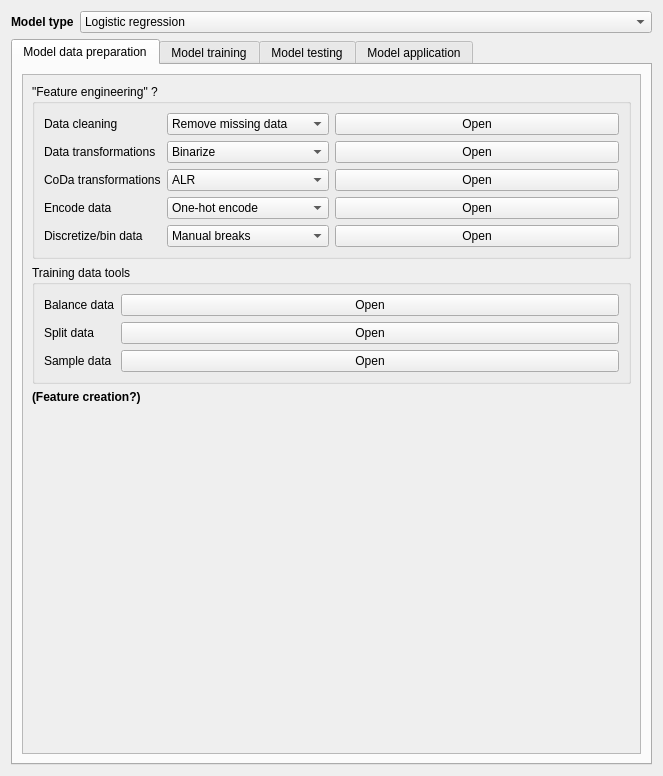
<?xml version="1.0" encoding="UTF-8"?>
<ui version="4.0">
 <class>Form</class>
 <widget class="QWidget" name="Form">
  <property name="geometry">
   <rect>
    <x>0</x>
    <y>0</y>
    <width>663</width>
    <height>776</height>
   </rect>
  </property>
  <property name="windowTitle">
   <string>Form</string>
  </property>
  <layout class="QVBoxLayout" name="verticalLayout_3">
   <item>
    <layout class="QHBoxLayout" name="model_selection_layout">
     <item>
      <widget class="QLabel" name="label">
       <property name="sizePolicy">
        <sizepolicy hsizetype="Maximum" vsizetype="Preferred">
         <horstretch>0</horstretch>
         <verstretch>0</verstretch>
        </sizepolicy>
       </property>
       <property name="font">
        <font>
         <weight>75</weight>
         <bold>true</bold>
        </font>
       </property>
       <property name="text">
        <string>Model type</string>
       </property>
      </widget>
     </item>
     <item>
      <widget class="QComboBox" name="model_selection">
       <item>
        <property name="text">
         <string>Logistic regression</string>
        </property>
       </item>
       <item>
        <property name="text">
         <string>Random forests - classifier</string>
        </property>
       </item>
       <item>
        <property name="text">
         <string>Random forests - regressor</string>
        </property>
       </item>
       <item>
        <property name="text">
         <string>Gradient boosting - classifier</string>
        </property>
       </item>
       <item>
        <property name="text">
         <string>Gradient boosting - regressor</string>
        </property>
       </item>
      </widget>
     </item>
    </layout>
   </item>
   <item>
    <widget class="QTabWidget" name="tabWidget">
     <property name="currentIndex">
      <number>0</number>
     </property>
     <widget class="QWidget" name="data_preparation_tab">
      <attribute name="title">
       <string>Model data preparation</string>
      </attribute>
      <layout class="QVBoxLayout" name="verticalLayout_16">
       <item>
        <widget class="QScrollArea" name="scrollArea_3">
         <property name="widgetResizable">
          <bool>true</bool>
         </property>
         <widget class="QWidget" name="scrollAreaWidgetContents_3">
          <property name="geometry">
           <rect>
            <x>0</x>
            <y>0</y>
            <width>621</width>
            <height>674</height>
           </rect>
          </property>
          <layout class="QVBoxLayout" name="verticalLayout_11">
           <item>
            <widget class="QGroupBox" name="groupBox">
             <property name="title">
              <string>&quot;Feature engineering&quot; ?</string>
             </property>
             <layout class="QVBoxLayout" name="verticalLayout_9">
              <item>
               <layout class="QHBoxLayout" name="horizontalLayout_2">
                <item>
                 <layout class="QFormLayout" name="formLayout">
                  <item row="1" column="0">
                   <widget class="QLabel" name="data_transformations_label">
                    <property name="text">
                     <string>Data transformations</string>
                    </property>
                   </widget>
                  </item>
                  <item row="1" column="1">
                   <widget class="QComboBox" name="binarize_mode">
                    <item>
                     <property name="text">
                      <string>Binarize</string>
                     </property>
                    </item>
                    <item>
                     <property name="text">
                      <string>Clip</string>
                     </property>
                    </item>
                    <item>
                     <property name="text">
                      <string>Normalize</string>
                     </property>
                    </item>
                    <item>
                     <property name="text">
                      <string>Z-score normalize</string>
                     </property>
                    </item>
                    <item>
                     <property name="text">
                      <string>Min-max scale</string>
                     </property>
                    </item>
                    <item>
                     <property name="text">
                      <string>Winsorize</string>
                     </property>
                    </item>
                    <item>
                     <property name="text">
                      <string>Sigmoid transform</string>
                     </property>
                    </item>
                    <item>
                     <property name="text">
                      <string>Logarithmic transform</string>
                     </property>
                    </item>
                   </widget>
                  </item>
                  <item row="2" column="0">
                   <widget class="QLabel" name="coda_transformations_label">
                    <property name="text">
                     <string>CoDa transformations</string>
                    </property>
                   </widget>
                  </item>
                  <item row="2" column="1">
                   <widget class="QComboBox" name="coda_mode">
                    <item>
                     <property name="text">
                      <string>ALR</string>
                     </property>
                    </item>
                    <item>
                     <property name="text">
                      <string>Inverse ALR</string>
                     </property>
                    </item>
                    <item>
                     <property name="text">
                      <string>CLR</string>
                     </property>
                    </item>
                    <item>
                     <property name="text">
                      <string>Inverse CLR</string>
                     </property>
                    </item>
                    <item>
                     <property name="text">
                      <string>Single ILR</string>
                     </property>
                    </item>
                    <item>
                     <property name="text">
                      <string>Pairwise logratio</string>
                     </property>
                    </item>
                    <item>
                     <property name="text">
                      <string>Single PLR</string>
                     </property>
                    </item>
                    <item>
                     <property name="text">
                      <string>PLR</string>
                     </property>
                    </item>
                   </widget>
                  </item>
                  <item row="3" column="0">
                   <widget class="QLabel" name="encode_data_label">
                    <property name="text">
                     <string>Encode data</string>
                    </property>
                   </widget>
                  </item>
                  <item row="3" column="1">
                   <widget class="QComboBox" name="encode_mode">
                    <item>
                     <property name="text">
                      <string>One-hot encode</string>
                     </property>
                    </item>
                    <item>
                     <property name="text">
                      <string>Encode labels</string>
                     </property>
                    </item>
                   </widget>
                  </item>
                  <item row="0" column="0">
                   <widget class="QLabel" name="data_cleaning_label">
                    <property name="text">
                     <string>Data cleaning</string>
                    </property>
                   </widget>
                  </item>
                  <item row="0" column="1">
                   <widget class="QComboBox" name="data_cleaning_mode">
                    <item>
                     <property name="text">
                      <string>Remove missing data</string>
                     </property>
                    </item>
                    <item>
                     <property name="text">
                      <string>Impute missing data</string>
                     </property>
                    </item>
                    <item>
                     <property name="text">
                      <string>Harmonize nodata</string>
                     </property>
                    </item>
                   </widget>
                  </item>
                  <item row="4" column="0">
                   <widget class="QLabel" name="discretize_label">
                    <property name="text">
                     <string>Discretize/bin data</string>
                    </property>
                   </widget>
                  </item>
                  <item row="4" column="1">
                   <widget class="QComboBox" name="discretize_mode">
                    <item>
                     <property name="text">
                      <string>Manual breaks</string>
                     </property>
                    </item>
                    <item>
                     <property name="text">
                      <string>Defined intervals</string>
                     </property>
                    </item>
                    <item>
                     <property name="text">
                      <string>Equal intervals</string>
                     </property>
                    </item>
                    <item>
                     <property name="text">
                      <string>Quantiles</string>
                     </property>
                    </item>
                    <item>
                     <property name="text">
                      <string>Natural breaks</string>
                     </property>
                    </item>
                    <item>
                     <property name="text">
                      <string>Geometric intervals</string>
                     </property>
                    </item>
                    <item>
                     <property name="text">
                      <string>Standard deviation</string>
                     </property>
                    </item>
                   </widget>
                  </item>
                 </layout>
                </item>
                <item>
                 <layout class="QVBoxLayout" name="verticalLayout_4">
                  <item>
                   <widget class="QPushButton" name="data_cleaning_btn">
                    <property name="text">
                     <string>Open</string>
                    </property>
                   </widget>
                  </item>
                  <item>
                   <widget class="QPushButton" name="data_transformations_btn">
                    <property name="text">
                     <string>Open</string>
                    </property>
                   </widget>
                  </item>
                  <item>
                   <widget class="QPushButton" name="coda_transformations_btn">
                    <property name="text">
                     <string>Open</string>
                    </property>
                   </widget>
                  </item>
                  <item>
                   <widget class="QPushButton" name="encode_data_btn">
                    <property name="text">
                     <string>Open</string>
                    </property>
                   </widget>
                  </item>
                  <item>
                   <widget class="QPushButton" name="discretize_data_btn">
                    <property name="text">
                     <string>Open</string>
                    </property>
                   </widget>
                  </item>
                 </layout>
                </item>
               </layout>
              </item>
             </layout>
            </widget>
           </item>
           <item>
            <widget class="QGroupBox" name="groupBox_2">
             <property name="title">
              <string>Training data tools</string>
             </property>
             <layout class="QVBoxLayout" name="verticalLayout_10">
              <item>
               <layout class="QFormLayout" name="formLayout_2">
                <item row="0" column="0">
                 <widget class="QLabel" name="label_5">
                  <property name="text">
                   <string>Balance data</string>
                  </property>
                 </widget>
                </item>
                <item row="0" column="1">
                 <widget class="QPushButton" name="balance_data_btn">
                  <property name="text">
                   <string>Open</string>
                  </property>
                 </widget>
                </item>
                <item row="1" column="0">
                 <widget class="QLabel" name="label_6">
                  <property name="text">
                   <string>Split data</string>
                  </property>
                 </widget>
                </item>
                <item row="1" column="1">
                 <widget class="QPushButton" name="split_data_btn">
                  <property name="text">
                   <string>Open</string>
                  </property>
                 </widget>
                </item>
                <item row="2" column="0">
                 <widget class="QLabel" name="label_7">
                  <property name="text">
                   <string>Sample data</string>
                  </property>
                 </widget>
                </item>
                <item row="2" column="1">
                 <widget class="QPushButton" name="sample_data_btn">
                  <property name="text">
                   <string>Open</string>
                  </property>
                 </widget>
                </item>
               </layout>
              </item>
             </layout>
            </widget>
           </item>
           <item>
            <widget class="QLabel" name="feature_creation_label">
             <property name="font">
              <font>
               <weight>75</weight>
               <bold>true</bold>
              </font>
             </property>
             <property name="text">
              <string>(Feature creation?)</string>
             </property>
            </widget>
           </item>
           <item>
            <spacer name="verticalSpacer">
             <property name="orientation">
              <enum>Qt::Vertical</enum>
             </property>
             <property name="sizeHint" stdset="0">
              <size>
               <width>20</width>
               <height>288</height>
              </size>
             </property>
            </spacer>
           </item>
          </layout>
         </widget>
        </widget>
       </item>
      </layout>
     </widget>
     <widget class="QWidget" name="training_tab">
      <attribute name="title">
       <string>Model training</string>
      </attribute>
      <layout class="QVBoxLayout" name="verticalLayout">
       <item>
        <widget class="QScrollArea" name="scrollArea">
         <property name="widgetResizable">
          <bool>true</bool>
         </property>
         <widget class="QWidget" name="scrollAreaWidgetContents">
          <property name="geometry">
           <rect>
            <x>0</x>
            <y>0</y>
            <width>607</width>
            <height>690</height>
           </rect>
          </property>
          <layout class="QVBoxLayout" name="verticalLayout_2">
           <item>
            <layout class="QHBoxLayout" name="model_name_layout">
             <item>
              <widget class="QLabel" name="model_name_label">
               <property name="text">
                <string>Model name</string>
               </property>
              </widget>
             </item>
             <item>
              <widget class="QLineEdit" name="model_name_input"/>
             </item>
            </layout>
           </item>
           <item>
            <widget class="QStackedWidget" name="model_parameters_container">
             <property name="sizePolicy">
              <sizepolicy hsizetype="Preferred" vsizetype="Expanding">
               <horstretch>0</horstretch>
               <verstretch>0</verstretch>
              </sizepolicy>
             </property>
             <property name="minimumSize">
              <size>
               <width>0</width>
               <height>300</height>
              </size>
             </property>
             <property name="currentIndex">
              <number>-1</number>
             </property>
            </widget>
           </item>
           <item>
            <layout class="QHBoxLayout" name="reset_start_layout">
             <item>
              <widget class="QPushButton" name="reset_btn">
               <property name="text">
                <string>Reset</string>
               </property>
              </widget>
             </item>
             <item>
              <spacer name="horizontalSpacer">
               <property name="orientation">
                <enum>Qt::Horizontal</enum>
               </property>
               <property name="sizeHint" stdset="0">
                <size>
                 <width>40</width>
                 <height>20</height>
                </size>
               </property>
              </spacer>
             </item>
             <item>
              <widget class="QPushButton" name="start_training_btn">
               <property name="text">
                <string>Start training</string>
               </property>
              </widget>
             </item>
            </layout>
           </item>
           <item>
            <widget class="QTabWidget" name="model_output_tab">
             <property name="minimumSize">
              <size>
               <width>0</width>
               <height>300</height>
              </size>
             </property>
             <property name="currentIndex">
              <number>0</number>
             </property>
             <widget class="QWidget" name="log_tab">
              <attribute name="title">
               <string>Training log</string>
              </attribute>
              <layout class="QVBoxLayout" name="verticalLayout_17">
               <item>
                <layout class="QVBoxLayout" name="verticalLayout_18">
                 <item>
                  <widget class="QTextEdit" name="training_log">
                   <property name="autoFormatting">
                    <set>QTextEdit::AutoNone</set>
                   </property>
                   <property name="readOnly">
                    <bool>true</bool>
                   </property>
                   <property name="html">
                    <string>&lt;!DOCTYPE HTML PUBLIC &quot;-//W3C//DTD HTML 4.0//EN&quot; &quot;http://www.w3.org/TR/REC-html40/strict.dtd&quot;&gt;
&lt;html&gt;&lt;head&gt;&lt;meta name=&quot;qrichtext&quot; content=&quot;1&quot; /&gt;&lt;style type=&quot;text/css&quot;&gt;
p, li { white-space: pre-wrap; }
&lt;/style&gt;&lt;/head&gt;&lt;body style=&quot; font-family:'Ubuntu'; font-size:11pt; font-weight:400; font-style:normal;&quot;&gt;
&lt;p style=&quot;-qt-paragraph-type:empty; margin-top:0px; margin-bottom:0px; margin-left:0px; margin-right:0px; -qt-block-indent:0; text-indent:0px;&quot;&gt;&lt;br /&gt;&lt;/p&gt;&lt;/body&gt;&lt;/html&gt;</string>
                   </property>
                  </widget>
                 </item>
                 <item>
                  <layout class="QHBoxLayout" name="progress_layout">
                   <item>
                    <widget class="QLabel" name="training_progress_label">
                     <property name="text">
                      <string>Progress</string>
                     </property>
                    </widget>
                   </item>
                   <item>
                    <widget class="QProgressBar" name="training_progress_bar">
                     <property name="value">
                      <number>0</number>
                     </property>
                    </widget>
                   </item>
                  </layout>
                 </item>
                </layout>
               </item>
              </layout>
             </widget>
             <widget class="QWidget" name="results_tab">
              <attribute name="title">
               <string>Training score</string>
              </attribute>
              <layout class="QVBoxLayout" name="verticalLayout_19">
               <item>
                <widget class="QTableWidget" name="results_table">
                 <property name="alternatingRowColors">
                  <bool>true</bool>
                 </property>
                </widget>
               </item>
              </layout>
             </widget>
            </widget>
           </item>
          </layout>
         </widget>
        </widget>
       </item>
      </layout>
     </widget>
     <widget class="QWidget" name="testing_tab">
      <attribute name="title">
       <string>Model testing</string>
      </attribute>
      <layout class="QVBoxLayout" name="verticalLayout_6">
       <item>
        <widget class="QScrollArea" name="testing_tab_scroll_area">
         <property name="widgetResizable">
          <bool>true</bool>
         </property>
         <widget class="QWidget" name="scrollAreaWidgetContents_4">
          <property name="geometry">
           <rect>
            <x>0</x>
            <y>0</y>
            <width>621</width>
            <height>674</height>
           </rect>
          </property>
          <layout class="QVBoxLayout" name="verticalLayout_8">
           <item>
            <layout class="QFormLayout" name="test_model_info_layout">
             <item row="1" column="0">
              <widget class="QLabel" name="test_run_name_label">
               <property name="text">
                <string>Test run name</string>
               </property>
              </widget>
             </item>
             <item row="1" column="1">
              <widget class="QLineEdit" name="test_model_run_name_input"/>
             </item>
             <item row="0" column="0">
              <widget class="QLabel" name="test_model_selection_label">
               <property name="text">
                <string>Model</string>
               </property>
              </widget>
             </item>
             <item row="0" column="1">
              <widget class="QComboBox" name="test_model_selection"/>
             </item>
            </layout>
           </item>
           <item>
            <widget class="QGroupBox" name="testing_evidence_data_groupbox">
             <property name="sizePolicy">
              <sizepolicy hsizetype="Preferred" vsizetype="Maximum">
               <horstretch>0</horstretch>
               <verstretch>0</verstretch>
              </sizepolicy>
             </property>
             <property name="title">
              <string>Evidence data</string>
             </property>
             <layout class="QVBoxLayout" name="verticalLayout_13">
              <item>
               <layout class="QVBoxLayout" name="testing_evidence_data_layout"/>
              </item>
             </layout>
            </widget>
           </item>
           <item>
            <widget class="QGroupBox" name="testing_label_data_groupbox">
             <property name="sizePolicy">
              <sizepolicy hsizetype="Preferred" vsizetype="Maximum">
               <horstretch>0</horstretch>
               <verstretch>0</verstretch>
              </sizepolicy>
             </property>
             <property name="title">
              <string>Labels</string>
             </property>
             <layout class="QVBoxLayout" name="verticalLayout_12">
              <item>
               <widget class="QgsMapLayerComboBox" name="testing_label_data"/>
              </item>
             </layout>
            </widget>
           </item>
           <item>
            <widget class="QGroupBox" name="metrics_groupbox">
             <property name="title">
              <string>Metrics</string>
             </property>
             <layout class="QVBoxLayout" name="verticalLayout_7">
              <item>
               <widget class="QStackedWidget" name="metrics_stacked_widget">
                <property name="currentIndex">
                 <number>1</number>
                </property>
                <widget class="QWidget" name="classification_metrics_page">
                 <layout class="QVBoxLayout" name="verticalLayout_5">
                  <item>
                   <widget class="QCheckBox" name="accuracy_checkbox">
                    <property name="text">
                     <string>Accuracy</string>
                    </property>
                   </widget>
                  </item>
                  <item>
                   <widget class="QCheckBox" name="precision_checkbox">
                    <property name="text">
                     <string>Precision</string>
                    </property>
                   </widget>
                  </item>
                  <item>
                   <widget class="QCheckBox" name="recall_checkbox">
                    <property name="text">
                     <string>Recall</string>
                    </property>
                   </widget>
                  </item>
                  <item>
                   <widget class="QCheckBox" name="f1_checkbox">
                    <property name="text">
                     <string>F1</string>
                    </property>
                   </widget>
                  </item>
                  <item>
                   <widget class="QCheckBox" name="auc_checkbox">
                    <property name="text">
                     <string>AUC</string>
                    </property>
                   </widget>
                  </item>
                 </layout>
                </widget>
                <widget class="QWidget" name="regression_metrics_page">
                 <layout class="QVBoxLayout" name="verticalLayout_22">
                  <item>
                   <widget class="QCheckBox" name="mse_checkbox">
                    <property name="text">
                     <string>MSE</string>
                    </property>
                   </widget>
                  </item>
                  <item>
                   <widget class="QCheckBox" name="rmse_checkbox">
                    <property name="text">
                     <string>RMSE</string>
                    </property>
                   </widget>
                  </item>
                  <item>
                   <widget class="QCheckBox" name="mae_checkbox">
                    <property name="text">
                     <string>MAE</string>
                    </property>
                   </widget>
                  </item>
                  <item>
                   <widget class="QCheckBox" name="r2_checkbox">
                    <property name="text">
                     <string>R2</string>
                    </property>
                   </widget>
                  </item>
                 </layout>
                </widget>
               </widget>
              </item>
             </layout>
            </widget>
           </item>
           <item>
            <spacer name="verticalSpacer_5">
             <property name="orientation">
              <enum>Qt::Vertical</enum>
             </property>
             <property name="sizeHint" stdset="0">
              <size>
               <width>20</width>
               <height>40</height>
              </size>
             </property>
            </spacer>
           </item>
           <item>
            <layout class="QHBoxLayout" name="reset_run_layout">
             <item>
              <widget class="QPushButton" name="reset_btn_3">
               <property name="text">
                <string>Reset</string>
               </property>
              </widget>
             </item>
             <item>
              <spacer name="horizontalSpacer_3">
               <property name="orientation">
                <enum>Qt::Horizontal</enum>
               </property>
               <property name="sizeHint" stdset="0">
                <size>
                 <width>40</width>
                 <height>20</height>
                </size>
               </property>
              </spacer>
             </item>
             <item>
              <widget class="QPushButton" name="start_training_btn_3">
               <property name="text">
                <string>Run</string>
               </property>
              </widget>
             </item>
            </layout>
           </item>
           <item>
            <layout class="QHBoxLayout" name="horizontalLayout_12">
             <item>
              <widget class="QLabel" name="label_17">
               <property name="text">
                <string>Progress</string>
               </property>
              </widget>
             </item>
             <item>
              <widget class="QProgressBar" name="training_progress_bar_3">
               <property name="value">
                <number>0</number>
               </property>
              </widget>
             </item>
            </layout>
           </item>
          </layout>
         </widget>
        </widget>
       </item>
      </layout>
     </widget>
     <widget class="QWidget" name="application_tab">
      <attribute name="title">
       <string>Model application</string>
      </attribute>
      <layout class="QVBoxLayout" name="verticalLayout_15">
       <item>
        <widget class="QScrollArea" name="scrollArea_2">
         <property name="widgetResizable">
          <bool>true</bool>
         </property>
         <widget class="QWidget" name="scrollAreaWidgetContents_2">
          <property name="geometry">
           <rect>
            <x>0</x>
            <y>0</y>
            <width>621</width>
            <height>674</height>
           </rect>
          </property>
          <layout class="QVBoxLayout" name="verticalLayout_20">
           <item>
            <layout class="QFormLayout" name="model_application_info_layout">
             <item row="1" column="0">
              <widget class="QLabel" name="application_run_name_label">
               <property name="text">
                <string>Application run name</string>
               </property>
              </widget>
             </item>
             <item row="1" column="1">
              <widget class="QLineEdit" name="application_run_name_input"/>
             </item>
             <item row="0" column="0">
              <widget class="QLabel" name="application_model_selection_label">
               <property name="text">
                <string>Model</string>
               </property>
              </widget>
             </item>
             <item row="0" column="1">
              <widget class="QComboBox" name="application_model_selection"/>
             </item>
            </layout>
           </item>
           <item>
            <widget class="QGroupBox" name="application_evidence_data_groupbox">
             <property name="sizePolicy">
              <sizepolicy hsizetype="Preferred" vsizetype="Maximum">
               <horstretch>0</horstretch>
               <verstretch>0</verstretch>
              </sizepolicy>
             </property>
             <property name="title">
              <string>Evidence data</string>
             </property>
             <layout class="QVBoxLayout" name="verticalLayout_14">
              <item>
               <layout class="QVBoxLayout" name="application_evidence_data_layout"/>
              </item>
             </layout>
            </widget>
           </item>
           <item>
            <spacer name="verticalSpacer_3">
             <property name="orientation">
              <enum>Qt::Vertical</enum>
             </property>
             <property name="sizeHint" stdset="0">
              <size>
               <width>20</width>
               <height>40</height>
              </size>
             </property>
            </spacer>
           </item>
           <item>
            <layout class="QHBoxLayout" name="horizontalLayout_3">
             <item>
              <widget class="QPushButton" name="reset_btn_2">
               <property name="text">
                <string>Reset</string>
               </property>
              </widget>
             </item>
             <item>
              <spacer name="horizontalSpacer_2">
               <property name="orientation">
                <enum>Qt::Horizontal</enum>
               </property>
               <property name="sizeHint" stdset="0">
                <size>
                 <width>40</width>
                 <height>20</height>
                </size>
               </property>
              </spacer>
             </item>
             <item>
              <widget class="QPushButton" name="start_training_btn_2">
               <property name="text">
                <string>Run</string>
               </property>
              </widget>
             </item>
            </layout>
           </item>
           <item>
            <layout class="QHBoxLayout" name="horizontalLayout_7">
             <item>
              <widget class="QLabel" name="label_16">
               <property name="text">
                <string>Progress</string>
               </property>
              </widget>
             </item>
             <item>
              <widget class="QProgressBar" name="training_progress_bar_2">
               <property name="value">
                <number>0</number>
               </property>
              </widget>
             </item>
            </layout>
           </item>
          </layout>
         </widget>
        </widget>
       </item>
      </layout>
     </widget>
    </widget>
   </item>
  </layout>
 </widget>
 <customwidgets>
  <customwidget>
   <class>QgsMapLayerComboBox</class>
   <extends>QComboBox</extends>
   <header>qgsmaplayercombobox.h</header>
  </customwidget>
 </customwidgets>
 <resources/>
 <connections/>
</ui>
